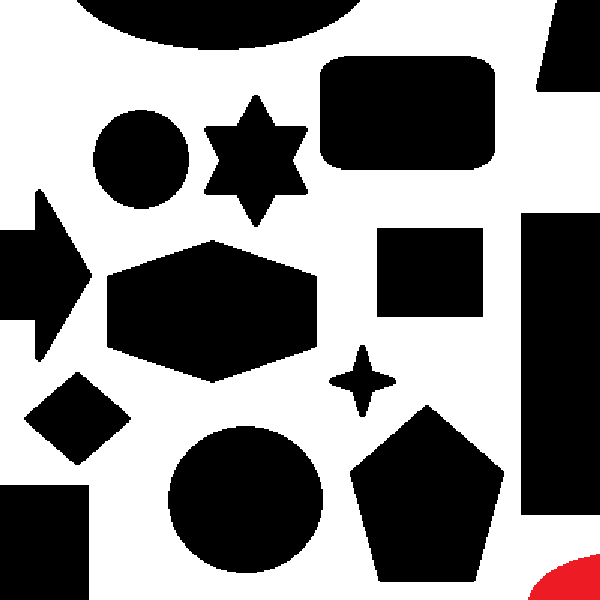
//> input picture Harris_Corner_Detection/Harris_Corner_Detection/map.png, 600 x 600 px
$ ./main   (built with g++ and OpenCV 4)
//> lines starting //> are read from the running program, lines starting //| are printed output that depends on the picture; after the words box and inside, x2 and y2 are one past the last pixel; in counts of white or black regions, pixels touching at a corner belong together
//> further down, img is the input picture: 600 rows x 600 cols, CV_8UC3; mean B, G, R 134.4, 134.4, 135.7
### Harris_Corner_Detection/Harris_Corner_Detection/vector.h
#ifndef VECTOR_H__
#define VECTOR_H__
#include <math.h>

struct Vector2f{
	float x;
	float y;
	Vector2f(){}
	// [5 lines left out: function Vector2f, not called in this run]
	Vector2f operator +(const Vector2f& v) const
	{
		return Vector2f(x+v.x, y+v.y);
	}
	Vector2f operator -(const Vector2f& v) const
	{
		return Vector2f(x-v.x, y-v.y);
	}
	Vector2f operator *(float v) const
	{
		return Vector2f(x*v, y*v);
	}
	Vector2f operator /(float v) const
	{
		return Vector2f(x/v, y/v);
	}

	void operator +=(const Vector2f& v)
	{
		*this=  Vector2f(x+v.x, y+v.y);
	}
	void operator -=(const Vector2f& v)
	{
		*this= Vector2f(x-v.x, y-v.y);
	}
	void operator *=(float v) 	{
		*this= Vector2f(x*v, y*v);
	}
	void operator /=(float v)
	{
		*this= Vector2f(x/v, y/v);
	}
	bool operator ==(const Vector2f& v)const
	{
		return x ==v.x&& y==v.y;
	}
	// [24 lines left out: functions Cross, Normalize, Length, not called in this run]

};
#endif

### Harris_Corner_Detection/Harris_Corner_Detection/main.cpp
#include <stdio.h>
#include "OpenCV\InitOpenCV.h"
#include "vector.h"
#include <vector>
#include <time.h>
using namespace std;

void onGray(Mat& p1)
{
	for (int x = 0;x < p1.cols; x++)
	{
		for (int y = 0;y < p1.rows;y++)
		{
			float b = p1.at<Vec3b>(y, x)[0];
			float g = p1.at<Vec3b>(y, x)[1];
			float r = p1.at<Vec3b>(y, x)[2];

			float t = (b + g + r) / 3.0f;

			p1.at<Vec3b>(y, x)[0] = t;
			p1.at<Vec3b>(y, x)[1] = t;
			p1.at<Vec3b>(y, x)[2] = t;
		}
	}
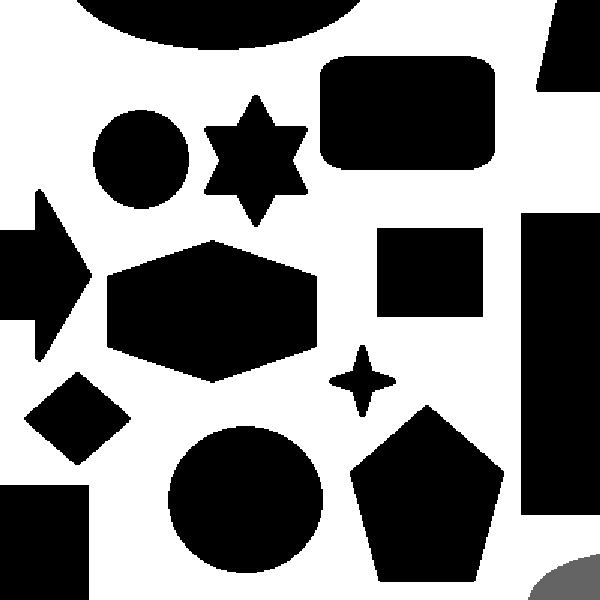
//> p1: 600 rows x 600 cols, CV_8UC3; 0.65% of pixels changed, all inside (x1, y1, x2, y2) = (528, 554, 600, 600)
}

void onHarris(Mat& p1, int KernelSize, float flat)
{
//> called with KernelSize = 5, flat = 0.1
	int windowsize = KernelSize / 2;
	onGray(p1);
	GaussianBlur(p1, p1, Size(3, 3), 0, 0);
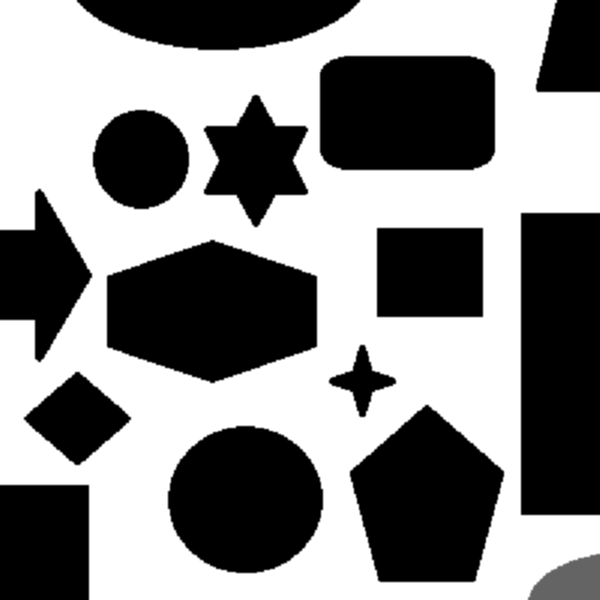
//> p1: 600 rows x 600 cols, CV_8UC3; 3.51% of pixels changed, all inside (x1, y1, x2, y2) = (0, 0, 600, 600)
	Mat p2 = Mat::zeros(p1.rows, p1.cols, CV_8UC3);

	for (int hx = 0;hx <= p1.cols;hx += KernelSize)
	{
		for (int hy = 0;hy <= p1.rows;hy += KernelSize)
		{
			float A = 0;
			float B = 0;
			float C = 0;

			for (int tx = -windowsize; tx <= windowsize; tx++)
			{
				for (int ty = -windowsize; ty <= windowsize; ty++)
				{
					int x = hx + tx;
					int y = hy + ty;

					if (x >= 1 && x < p1.cols - 1 && y >= 1 && y < p1.rows - 1)
					{
						float dx = (p1.at<Vec3b>(y, x + 1)[0] - p1.at<Vec3b>(y, x - 1)[0])/255.0f;
						float dy = (p1.at<Vec3b>(y+1, x)[0] - p1.at<Vec3b>(y-1, x)[0])/255.0f;

						A += dx * dx;
						B += dy * dy;
						C += dx * dy;
					}
				}
			}

			float k = 0.04;
			float R = (A * B - C * C) - (k * (A + B) * (A + B));

			if (abs(R) >= flat)
			{
				if (R < 0)
				{
					p2.at<Vec3b>(hy, hx)[0] = 0;
					p2.at<Vec3b>(hy, hx)[1] = 255;
					p2.at<Vec3b>(hy, hx)[2] = 0;
				}
				else
				{
					p2.at<Vec3b>(hy, hx)[0] = 0;
					p2.at<Vec3b>(hy, hx)[1] = 0;
					p2.at<Vec3b>(hy, hx)[2] = 255;
				}
			}
		}
	}
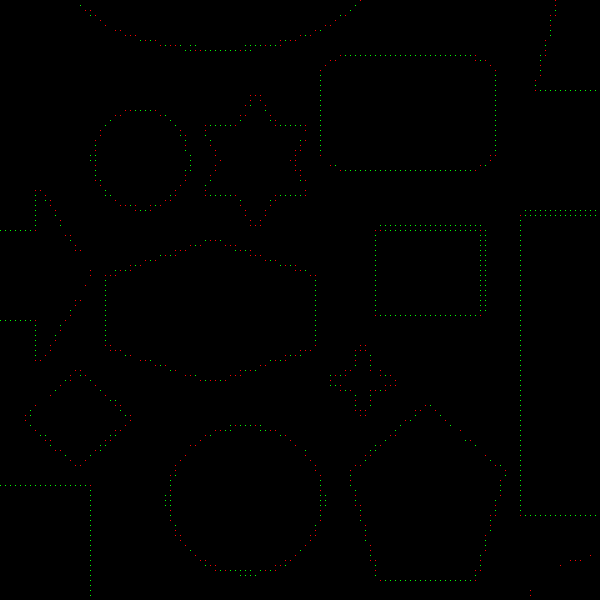
//> p2: 600 rows x 600 cols, CV_8UC3; mean B, G, R 0, 0.5, 0.3
	p1.release();
	p1 = p2.clone();
	p2.release();
}

int main()
{
	Mat img = imread("map.png");
	imshow("img",img);

	Mat gray = img.clone();
	onGray(gray);
	imshow("Gray",gray);

	Mat Cornelimg = img.clone();
	onHarris(Cornelimg,5,0.1);
	imshow("Cornelimg",Cornelimg);

	cvWaitKey();
	return 0;
}
